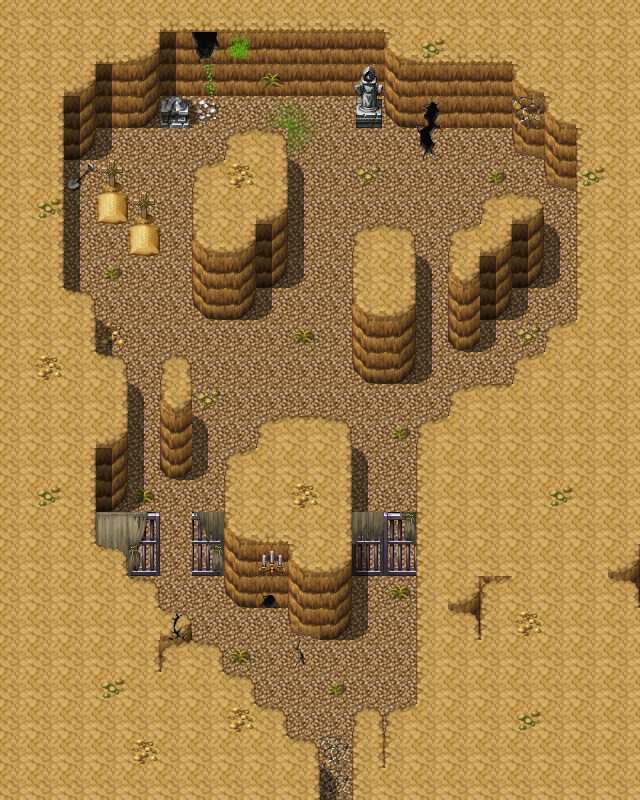

Below is a game level as drawn by its tile map, then a one-line description and the .tmx that defines it (tile-layer data replaced by summaries):
An orthogonal 20x25 tile map with 32x32 px tiles, 3 tile layers (Ground, Objects, Above), 1 hidden layer not drawn, 20 tilesets and 8 objects (5x spawn, 2x sign, mapchange).

<map version="1.0" orientation="orthogonal" width="20" height="25" tilewidth="32" tileheight="32">
    <tileset firstgid="1" name="map_25" tilewidth="32" tileheight="32">
        <image source="../drawable/map_25.png" width="256" height="256" />
    </tileset>
    <tileset firstgid="65" name="map_21" tilewidth="32" tileheight="32">
        <image source="../drawable/map_21.png" width="256" height="256" />
    </tileset>
    <tileset firstgid="129" name="map_0" tilewidth="32" tileheight="32">
        <image source="../drawable/map_0.png" width="256" height="256" />
    </tileset>
    <tileset firstgid="193" name="map_26" tilewidth="32" tileheight="32">
        <image source="../drawable/map_26.png" width="256" height="256" />
    </tileset>
    <tileset firstgid="257" name="map_41" tilewidth="32" tileheight="32">
        <image source="../drawable/map_41.png" width="256" height="256" />
    </tileset>
    <tileset firstgid="321" name="map_5" tilewidth="32" tileheight="32">
        <image source="../drawable/map_5.png" width="256" height="256" />
    </tileset>
    <tileset firstgid="385" name="map_1" tilewidth="32" tileheight="32">
        <image source="../drawable/map_1.png" width="256" height="256" />
    </tileset>
    <tileset firstgid="449" name="map_6" tilewidth="32" tileheight="32">
        <image source="../drawable/map_6.png" width="256" height="256" />
    </tileset>
    <tileset firstgid="513" name="map_12" tilewidth="32" tileheight="32">
        <image source="../drawable/map_12.png" width="256" height="256" />
    </tileset>
    <tileset firstgid="577" name="map_3" tilewidth="32" tileheight="32">
        <image source="../drawable/map_3.png" width="256" height="256" />
    </tileset>
    <tileset firstgid="641" name="map_15" tilewidth="32" tileheight="32">
        <image source="../drawable/map_15.png" width="256" height="256" />
    </tileset>
    <tileset firstgid="705" name="map_29" tilewidth="32" tileheight="32">
        <image source="../drawable/map_29.png" width="256" height="256" />
    </tileset>
    <tileset firstgid="769" name="map_14" tilewidth="32" tileheight="32">
        <image source="../drawable/map_14.png" width="256" height="256" />
    </tileset>
    <tileset firstgid="833" name="map_2" tilewidth="32" tileheight="32">
        <image source="../drawable/map_2.png" width="256" height="256" />
    </tileset>
    <tileset firstgid="897" name="map_27" tilewidth="32" tileheight="32">
        <image source="../drawable/map_27.png" width="256" height="256" />
    </tileset>
    <tileset firstgid="961" name="map_4" tilewidth="32" tileheight="32">
        <image source="../drawable/map_4.png" width="256" height="256" />
    </tileset>
    <tileset firstgid="1025" name="map_10" tilewidth="32" tileheight="32">
        <image source="../drawable/map_10.png" width="256" height="256" />
    </tileset>
    <tileset firstgid="1089" name="map_36" tilewidth="32" tileheight="32">
        <image source="../drawable/map_36.png" width="256" height="256" />
    </tileset>
    <tileset firstgid="1153" name="map_11" tilewidth="32" tileheight="32">
        <image source="../drawable/map_11.png" width="256" height="256" />
    </tileset>
    <tileset firstgid="1217" name="map_28" tilewidth="32" tileheight="32">
        <image source="../drawable/map_28.png" width="256" height="256" />
    </tileset>
    <layer name="Ground" width="20" height="25">
        <data>[500 cells, 500 non-empty, 17 distinct tile ids]</data>
    </layer>
    <layer name="Objects" width="20" height="25">
        <data>[500 cells, 112 non-empty, 43 distinct tile ids]</data>
    </layer>
    <layer name="Above" width="20" height="25">
        <data>[500 cells, 60 non-empty, 14 distinct tile ids]</data>
    </layer>
    <layer name="Walkable" width="20" height="25" visible="0">
        <data>[500 cells, 371 non-empty, 1 distinct tile ids]</data>
    </layer>
    <objectgroup name="Mapevents">
        <object name="south" type="mapchange" x="320" y="768" width="32" height="32">
            <properties>
                <property name="map" value="pwcave2" />
                <property name="place" value="north" />
            </properties>
        </object>
        <object name="sign_pwcave2a_grave" type="sign" x="96" y="224" width="32" height="32" />
        <object name="sign_pwcave2a_grave" type="sign" x="64" y="192" width="32" height="32" />
    </objectgroup>
    <objectgroup name="Spawn">
        <object name="iqhan_4" type="spawn" x="160" y="544" width="32" height="32">
            <properties>
                <property name="spawngroup" value="iqhan_4" />
            </properties>
        </object>
        <object name="iqhan_ch_1" type="spawn" x="160" y="576" width="256" height="160">
            <properties>
                <property name="spawngroup" value="iqhan_ch_1" />
            </properties>
        </object>
        <object name="iqhan_ch_1_1" type="spawn" x="64" y="96" width="512" height="416">
            <properties>
                <property name="quantity" value="4" />
                <property name="spawngroup" value="iqhan_ch_1" />
            </properties>
        </object>
        <object name="iqhan_chb_1" type="spawn" x="128" y="64" width="416" height="448">
            <properties>
                <property name="spawngroup" value="iqhan_chb_1" />
            </properties>
        </object>
        <object name="iqhan_ch_3" type="spawn" x="160" y="64" width="320" height="448">
            <properties>
                <property name="spawngroup" value="iqhan_ch_3" />
            </properties>
        </object>
    </objectgroup>
    <objectgroup name="Keys" />
</map>
